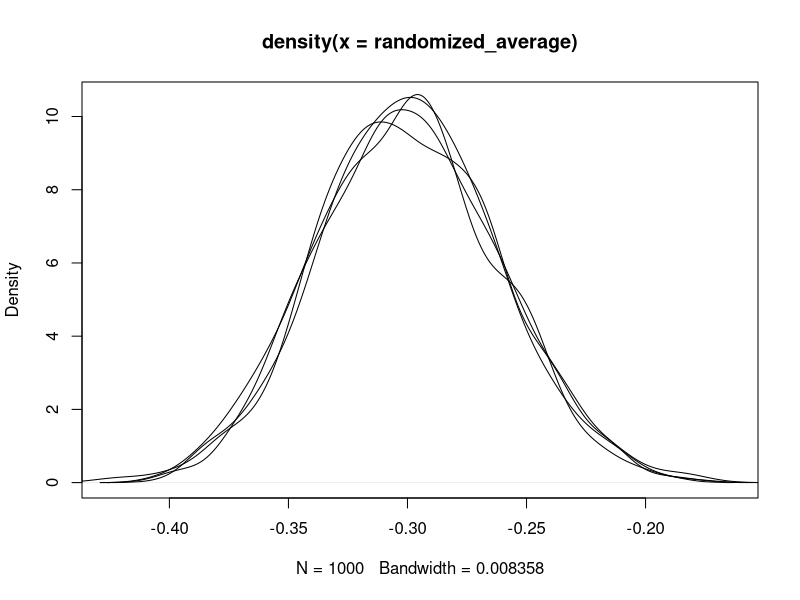

R code for this plot:
random_average = function(count) {
    mu = c()

    for(i in 1:1000) {
        x = rnorm(1000, -.3, 1.2)
        s = mean(x)
        mu = c(mu, s)
    }

    return(mu)
}


plot_random_densities = function(){
    output = c()
    cond = FALSE
    for(i in c(30, 100, 1000, 10000)){
        randomized_average = random_average(i)
        dens = density(randomized_average)
        #deviation = sd(random_average)
        #cbind(dens, deviation)
        if(!cond){
            plot(dens)
            cond = TRUE
        }
        else{
            lines(dens)
        }
    }
}

main = function(){
    plot_random_densities()
}


main()